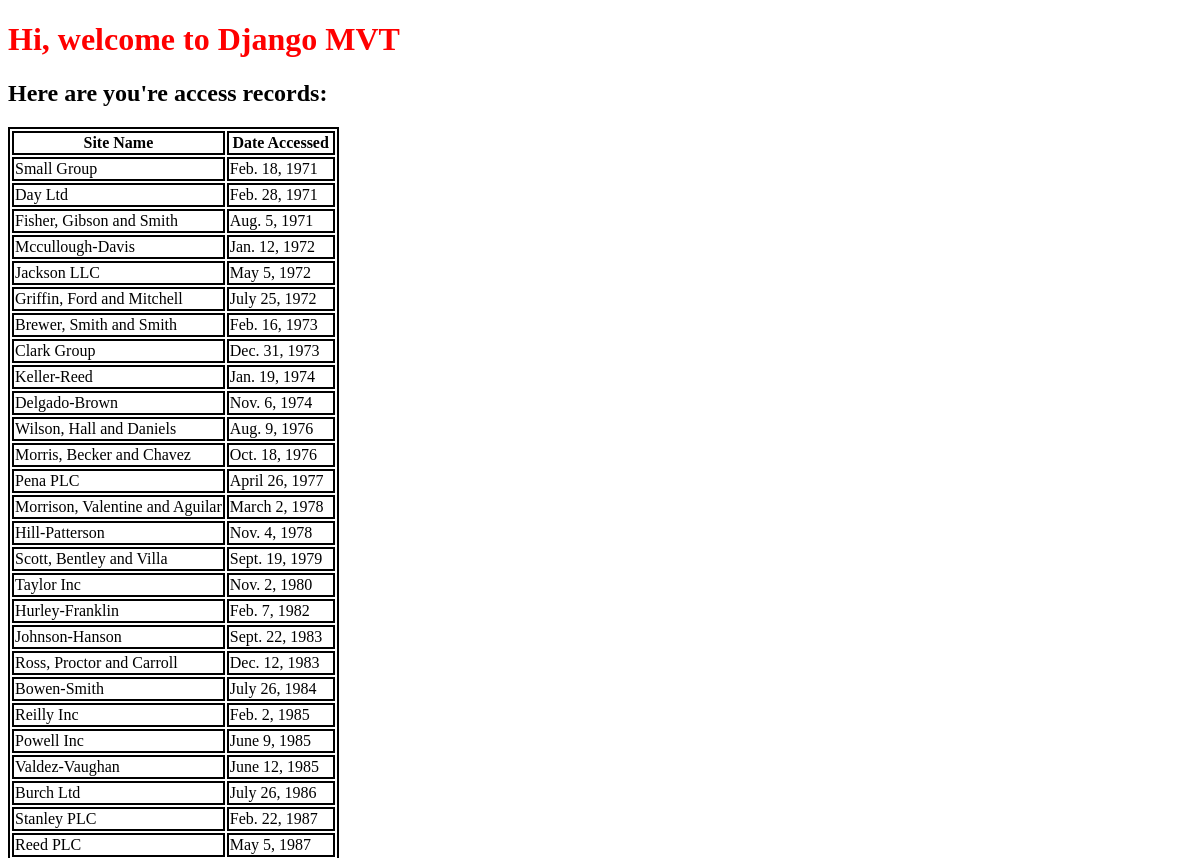
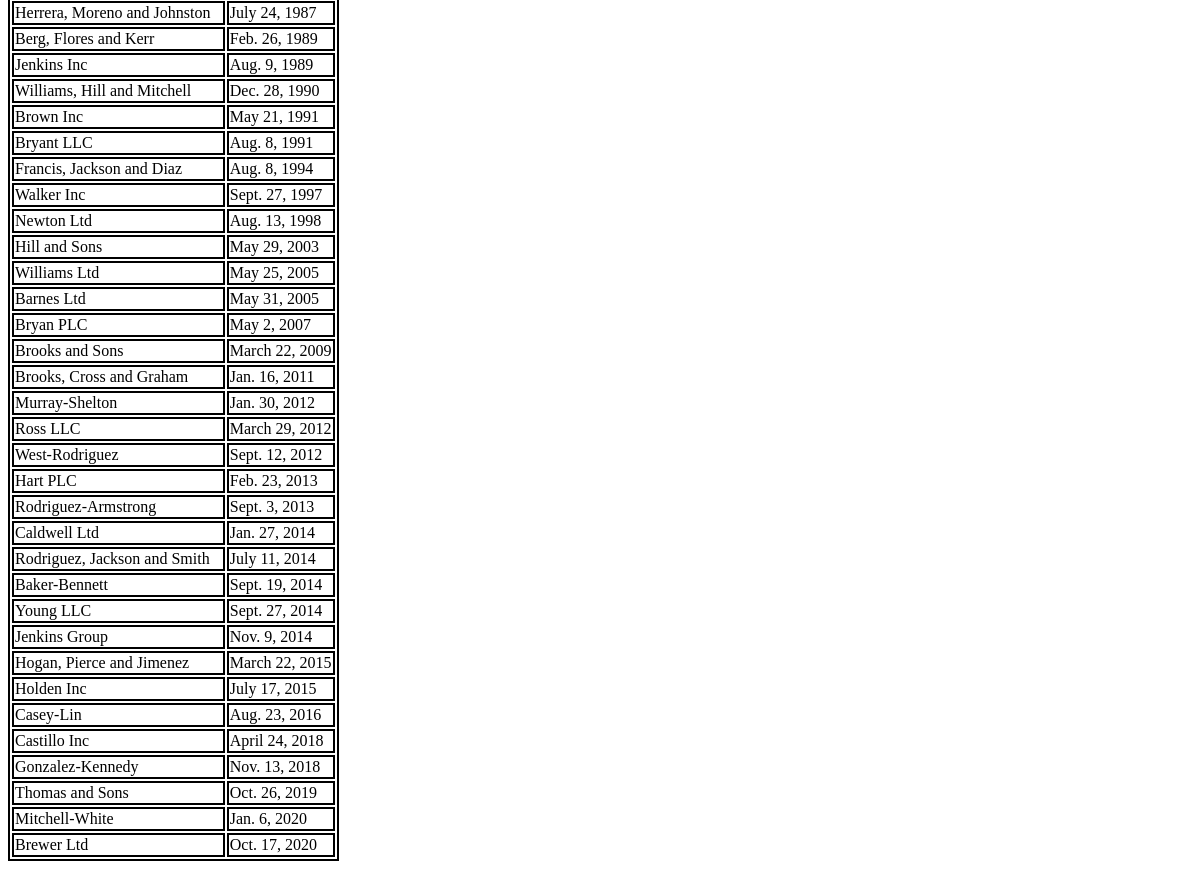
Before: / with the older database file (2 pictures, top to bottom).
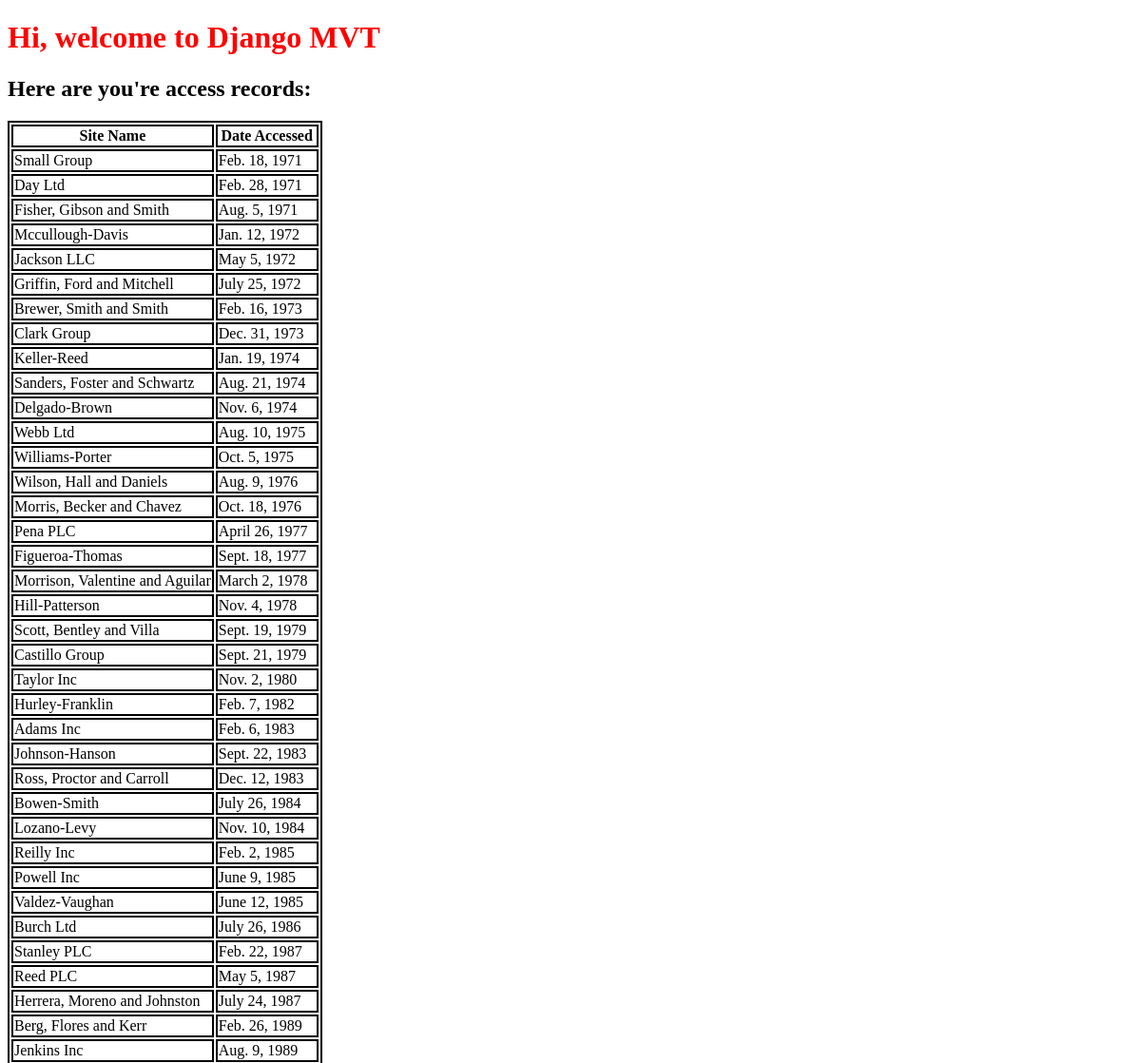
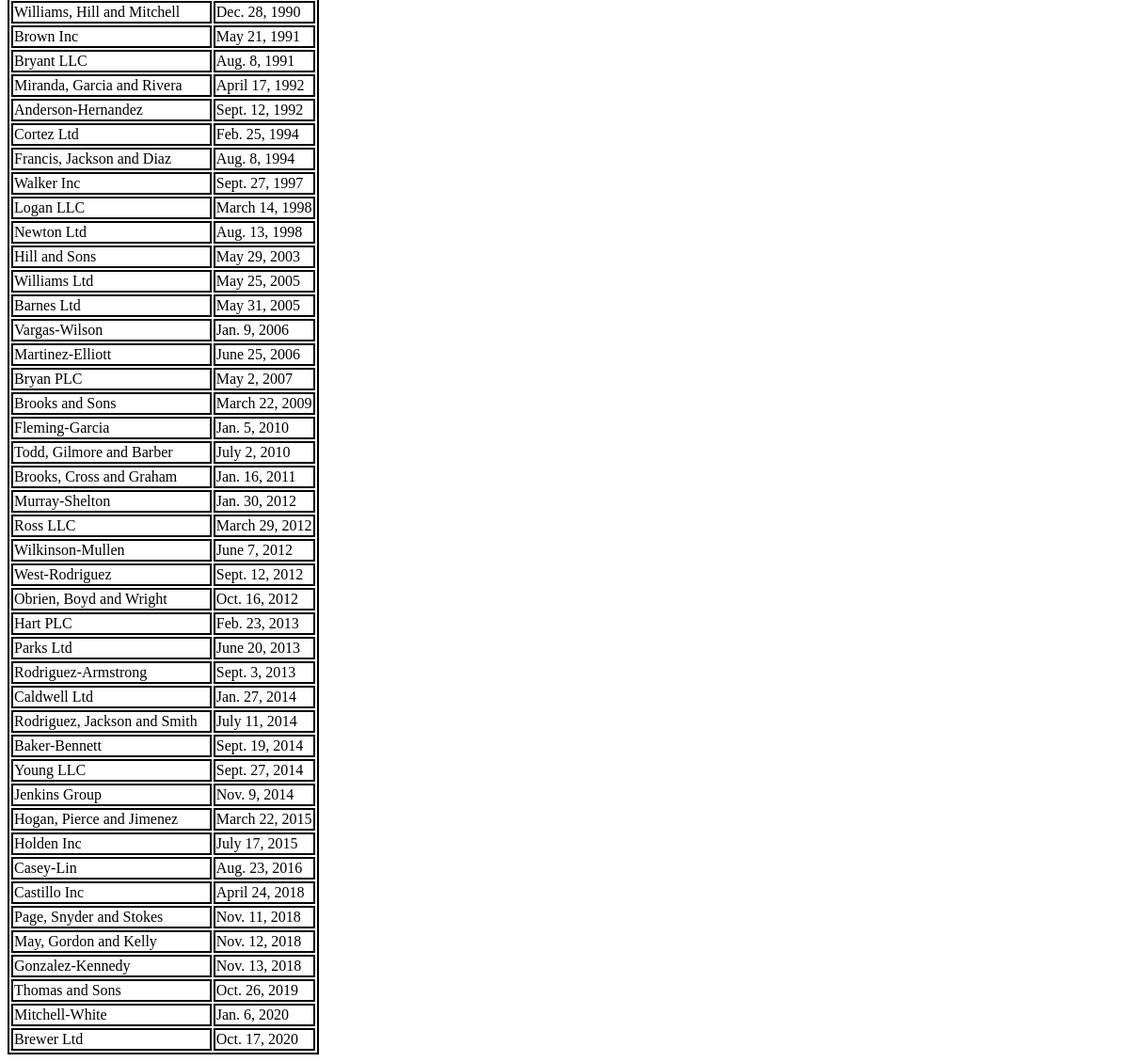
After: the same page with the newer database file (2 pictures, top to bottom).
### first_model_app/models.py (models this page shows, shortened)
class AccessRecord(models.Model):
    name = models.ForeignKey(Webpage, on_delete=models.CASCADE)
    date = models.DateField()

class Webpage(models.Model):
    topic = models.ForeignKey(Topic, on_delete=models.CASCADE)
    name = models.CharField(max_length=264, unique=True)
    url = models.URLField(unique=True)
    def __str__(self):
        return self.name

### first_model_app/views.py (the view)
# urls.py: path('', views.index, name='index')
def index(request):
    webpages_list = AccessRecord.objects.order_by('date')
    date_dictionary = {'access_records': webpages_list}
    return render(request, 'first_model_app/index.html', context=date_dictionary)

### templates/first_model_app/index.html (shortened to what this page needs)
<!DOCTYPE html>
{% load static %}
<html lang="en">
<head>
    <link rel="stylesheet", href="{% static "css/mystyle.css" %}">
</head>
<body>
    <h1>Hi, welcome to Django MVT</h1>
    <h2>Here are you're access records:</h2>
    <div class="djangotwo">
        {% if access_records %}
            <table>
                <thead>
                    <th>Site Name</th>
                    <th>Date Accessed</th>
                </thead>
                {% for acc in access_records %}
                <tr>
                    <td>{{ acc.name }}</td>
                    <td>{{ acc.date }}</td>
                </tr>
                {% endfor %}
            </table>
        {% else %}
        <p>NO ACCESS RECORDS FOUND</p>
        {% endif %}
    </div>
</body>
</html>

### first_model_app/static/css/mystyle.css (style rules this page uses)
h1 { color: red; }
table, th, td { border: 2px solid black; }

Changed rows visible on the page:
added AccessRecord: name "Sanders, Foster and Schwartz", date "Aug. 21, 1974"
added AccessRecord: name "Webb Ltd", date "Aug. 10, 1975"
added AccessRecord: name "Williams-Porter", date "Oct. 5, 1975"
added AccessRecord: name "Figueroa-Thomas", date "Sept. 18, 1977"
added AccessRecord: name "Castillo Group", date "Sept. 21, 1979"
added AccessRecord: name "Adams Inc", date "Feb. 6, 1983"
added AccessRecord: name "Lozano-Levy", date "Nov. 10, 1984"
added AccessRecord: name "Miranda, Garcia and Rivera", date "April 17, 1992"
added AccessRecord: name "Anderson-Hernandez", date "Sept. 12, 1992"
added AccessRecord: name "Cortez Ltd", date "Feb. 25, 1994"
added AccessRecord: name "Logan LLC", date "March 14, 1998"
added AccessRecord: name "Vargas-Wilson", date "Jan. 9, 2006"
added AccessRecord: name "Martinez-Elliott", date "June 25, 2006"
added AccessRecord: name "Fleming-Garcia", date "Jan. 5, 2010"
added AccessRecord: name "Todd, Gilmore and Barber", date "July 2, 2010"
added AccessRecord: name "Wilkinson-Mullen", date "June 7, 2012"
added AccessRecord: name "Obrien, Boyd and Wright", date "Oct. 16, 2012"
added AccessRecord: name "Parks Ltd", date "June 20, 2013"
added AccessRecord: name "Page, Snyder and Stokes", date "Nov. 11, 2018"
added AccessRecord: name "May, Gordon and Kelly", date "Nov. 12, 2018"
